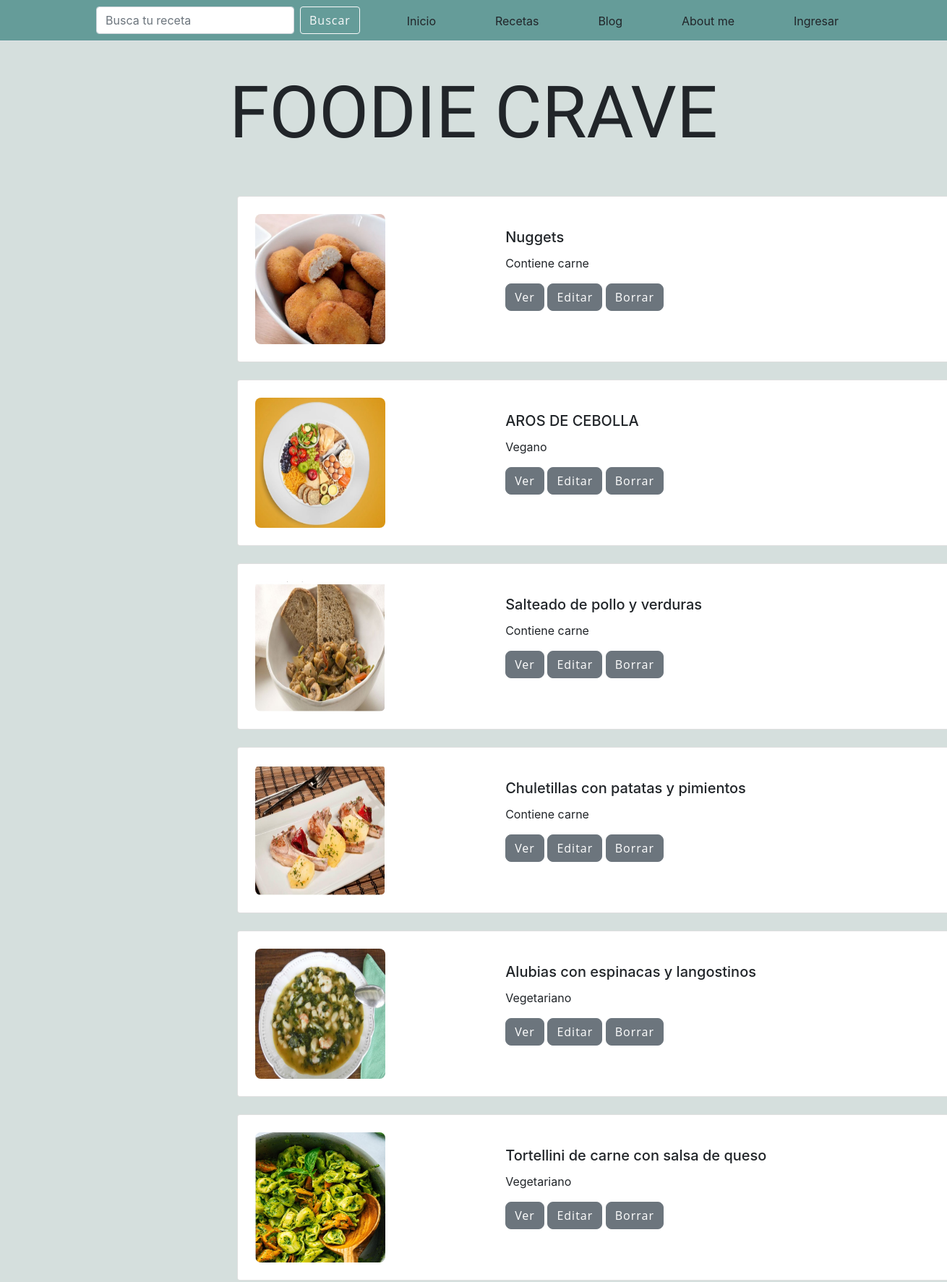
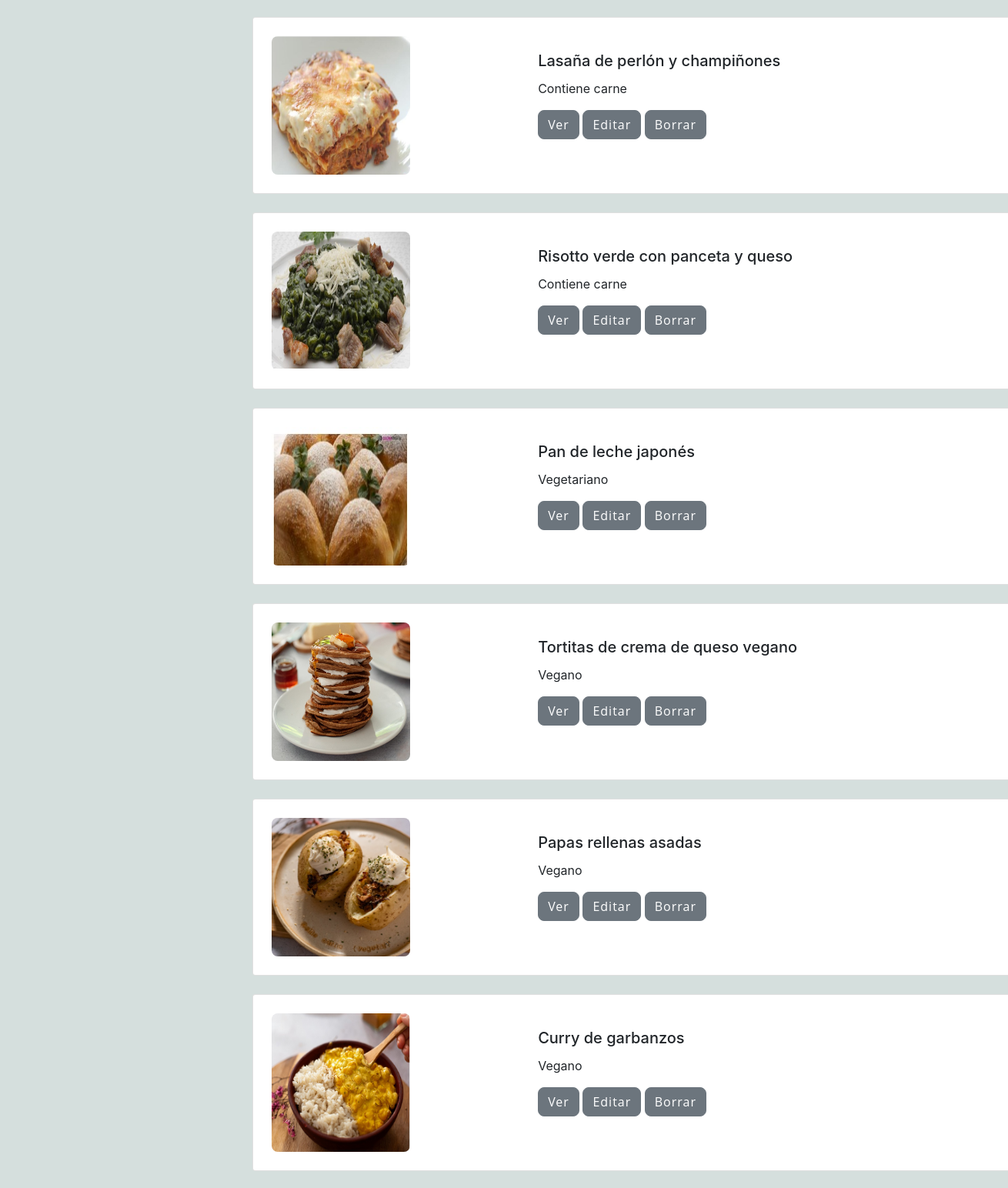
Screenshot of /recetas (upper part) with the database file from the repository (2 pictures, top to bottom).
### AppCoder/models.py (models this page shows, shortened)
class Recetas(models.Model):
    TIPO_OPCIONES = [
        (1, "Vegetariano"),
        (2, "Vegano"),
        (3, "Contiene carne"),
        (4, "Free Gluten")
    ]
    DIFICULTAD_OPCIONES= [
        (1,"Facil"),
        (2,"Media"),
        (3,"Dificil")
    ]
    nombre = models.CharField(max_length=40);
    tipo = models.IntegerField(null=False,blank=False,choices= TIPO_OPCIONES)
    tiempo =  models.IntegerField()
    dificultad = models.IntegerField(null=False,blank=False, choices= DIFICULTAD_OPCIONES)
    ingredientes = RichTextField()
    instrucciones = RichTextField()
    fecha = models.DateTimeField(auto_now_add=True)
    imagen = models.ImageField(null=True,blank=True, upload_to= "imagenes/")
    def get_tipo_display(self):
        for tipo in self.TIPO_OPCIONES:
            if self.tipo == tipo[0]:
                return tipo[1]
        return None

### AppCoder/views.py (the view)
# urls.py: path('recetas',RecetasLista.as_view(),name='Recetas'),
class RecetasLista(ListView):
    model = Recetas
    template_name = 'AppCoder/recetas_list.html'

### AppCoder/templates/AppCoder/recetas_list.html (shortened to what this page needs)
{% extends 'AppCoder/padre.html' %}
{% load static %}
{% block contenidoQueCambia %}
{% for receta in object_list %}
<div style="padding-left:25%;padding-bottom: 24px;">
    <div class="card" style=" padding: 24px; width: 1000px;border-radius: 4px;">
        <div class="row">
            <div class="col-md-4">
                {% if receta.imagen %}
                    <img src="{{ receta.imagen.url}}" alt="{{ receta.nombre }}" class="card-img-top" style="border-radius: 8px; width: 180px; height: 180px;">
                {% else %}
                    <img src="{% static 'AppCoder/img/RecetasDefaultIMG.jpg' %}" alt="{{ receta.nombre }}" class="card-img-top" style=" border: 12px;border-radius: 8px;">
                {% endif %}
            </div>
            <div class="col-md-8">
                <div class="card-body" style="width: 100%;">
                    <h5 class="card-title">{{receta.nombre}}</h5>
                    <p class="card-text">{{receta.get_tipo_display}}</p>
                    <a href="{% url 'RecetasDetalles' receta.id %}" class="btn btn-secondary" style="text-decoration: none;border-radius: 8px;"> Ver </a>
                    <a href="{% url 'RecetasUpdate' receta.id %}" class="btn btn-secondary" style="text-decoration: none;border-radius: 8px;"> Editar </a>
                    <a href="{% url 'RecetasDelete' receta.id %}" class="btn btn-secondary" style="text-decoration: none;border-radius: 8px;"> Borrar </a>
                </div>
            </div>
        </div>
    </div>
</div>
{% endfor %}
{% endblock %}

### AppCoder/templates/AppCoder/padre.html (style rules this page uses)
html { min-height: 100%; position: relative; }
body { margin: 0; margin-bottom: 80px; }

### rows the page displays
Recetas: imagen (picture), nombre "Nuggets", tipo "Contiene carne"
Recetas: imagen (placeholder picture), nombre "AROS DE CEBOLLA", tipo "Vegano"
Recetas: imagen (picture), nombre "Salteado de pollo y verduras", tipo "Contiene carne"
Recetas: imagen (picture), nombre "Chuletillas con patatas y pimientos", tipo "Contiene carne"
Recetas: imagen (picture), nombre "Alubias con espinacas y langostinos", tipo "Vegetariano"
Recetas: imagen (picture), nombre "Tortellini de carne con salsa de queso", tipo "Vegetariano"
Recetas: imagen (picture), nombre "Lasaña de perlón y champiñones", tipo "Contiene carne"
Recetas: imagen (picture), nombre "Risotto verde con panceta y queso", tipo "Contiene carne"
Recetas: imagen (picture), nombre "Pan de leche japonés", tipo "Vegetariano"
Recetas: imagen (picture), nombre "Tortitas de crema de queso vegano", tipo "Vegano"
Recetas: imagen (picture), nombre "Papas rellenas asadas", tipo "Vegano"
Recetas: imagen (picture), nombre "Curry de garbanzos", tipo "Vegano"
